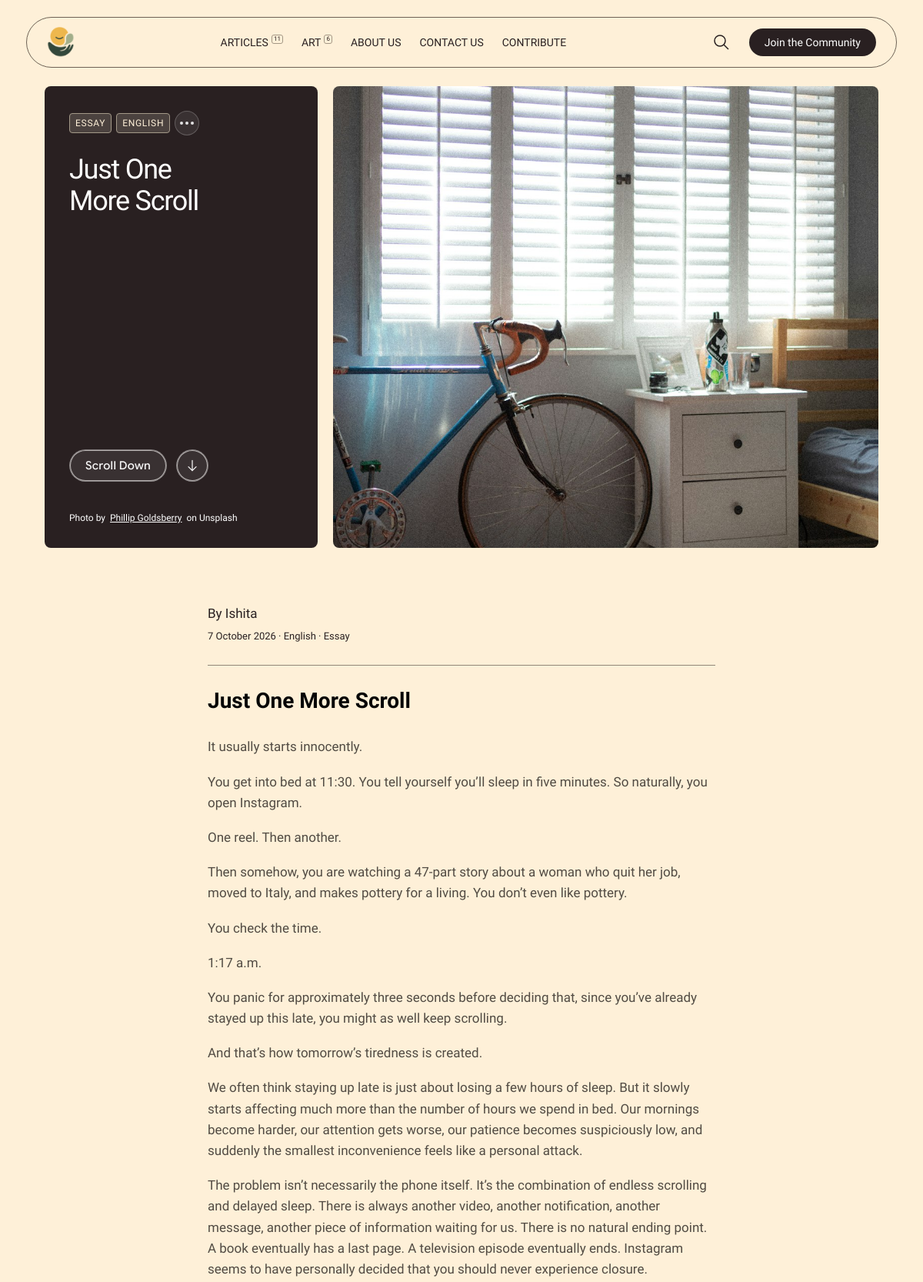
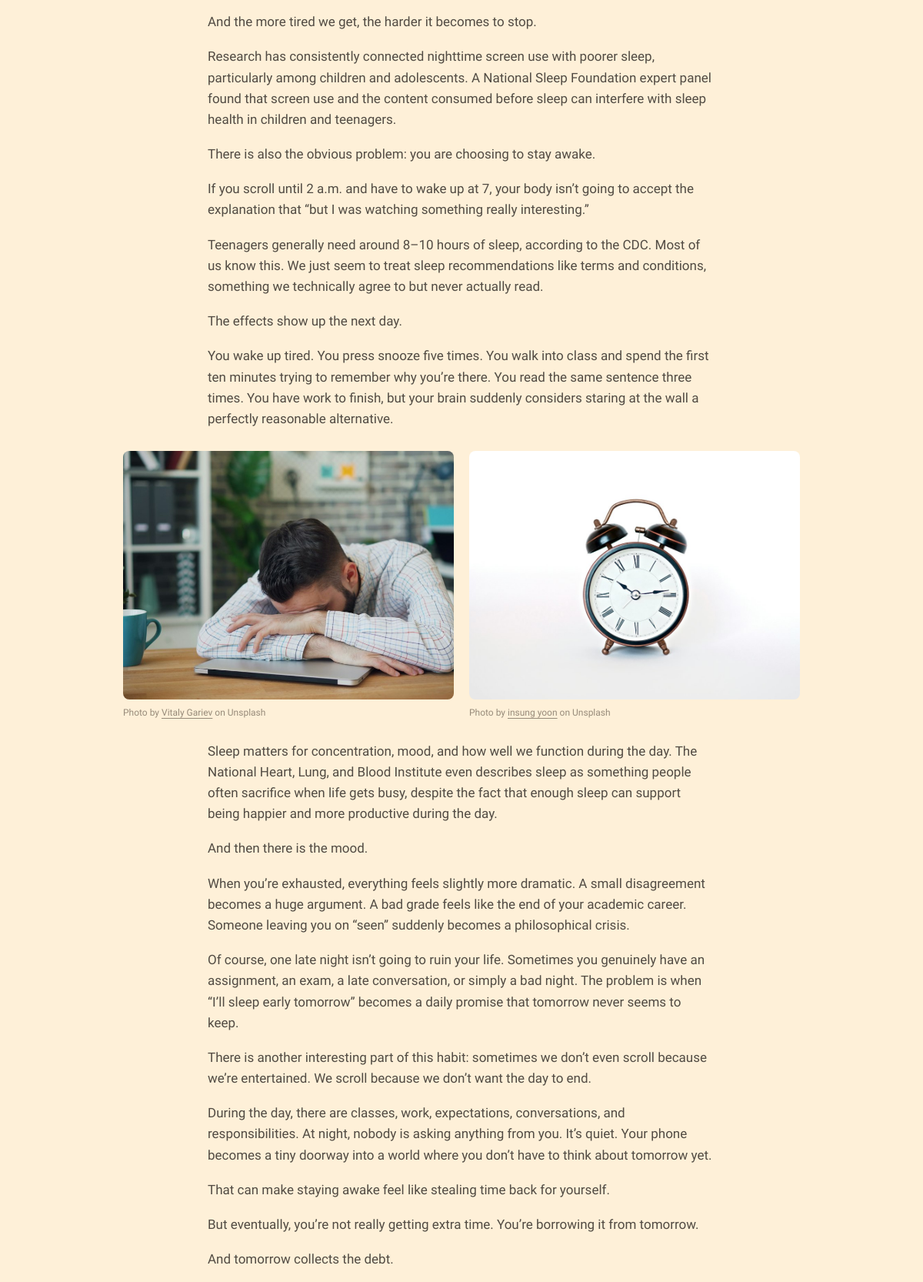
Screenshot of /app/article/1001/ (signed in, upper part) with the database file from the repository (2 pictures, top to bottom).
### alpha/models.py (models this page shows, shortened)
class LandingContent(models.Model):
    ARTICLES = 'articles'
    EVENTS = 'events'
    TOP_PICKS = 'top_picks'
    ART = 'art'
    SECTION_CHOICES = (
        (ARTICLES, 'Articles'),
        (EVENTS, 'Events'),
        (TOP_PICKS, "Editor's Top Picks"),
        (ART, 'Art'),
    )
    section = models.CharField(max_length=16, choices=SECTION_CHOICES, db_index=True)
    title = models.CharField(max_length=255)
    description = models.TextField(blank=True)
    author = models.CharField(max_length=120, blank=True)
    published_at = models.DateField(blank=True, null=True)
    image_url = models.URLField(blank=True)
    link_url = models.URLField(blank=True)
    tags = models.CharField(max_length=255, blank=True, help_text='Comma-separated labels shown on the card.')
    is_published = models.BooleanField(default=False)
    display_order = models.PositiveIntegerField(default=0)
    class Meta:
        ordering = ('display_order', '-published_at', '-id')
    @property
    def tag_list(self):
        return [tag.strip() for tag in self.tags.split(',') if tag.strip()]

### alpha/views.py (the view)
# urls.py: path('app/article/<int:pk>/', article, name='article'),
@login_required
def article(request, pk):
	content = get_object_or_404(
		LandingContent,
		pk=pk,
		is_published=True,
	)
	other_content = LandingContent.objects.filter(is_published=True).exclude(pk=content.pk)
	related_articles = list(other_content.filter(
		section=content.section,
	)[:2]) + list(other_content.exclude(section=content.section)[:2])
	community_voices = CommunityVoice.objects.filter(is_published=True)[:3]
	return render(request, 'article.html', {
		'article': content,
		'related_articles': related_articles,
		'community_voices': community_voices,
	})

### alpha/context_processors.py (called while the page is built)
def community_members(_request):
    return {"community_members": COMMUNITY_MEMBERS}

### templates/article.html (shortened to what this page needs)
{% load static %}
<!DOCTYPE html>
<html lang="{% if 'German' in article.tag_list %}de{% else %}en{% endif %}">
 <head>
  <link href="{% static 'article.css' %}" rel="stylesheet"/>
<link href="{% static 'community-footer.css' %}?v=community-directory-3" rel="stylesheet"/><link href="{% static 'article-ui.css' %}?v=reading-7" rel="stylesheet"/><link href="{% static 'article-library.css' %}?v=library-card-spacing-2" rel="stylesheet"></head>
 <body>
  <article class="article{% if article.section == 'art' %} art-post{% endif %}" data-fid="356:6540">
   {% include 'article-navigation.html' %}
   <div class="article__contents" data-fid="356:6541">
    <div class="article__banner" data-fid="356:6542">
     <div class="article__event-card" data-fid="356:6543">
      <div class="article__event-info-container" data-fid="356:6544">
       <div class="article__event-info" data-fid="356:6545">
        <div class="article__tags-container" data-fid="356:6546">
         {% for tag in article.tag_list|slice:":3" %}<div class="article__tag-container"><p class="article__tag-text">{{ tag }}</p></div>{% empty %}<div class="article__tag-container"><p class="article__tag-text">{{ article.section|title }}</p></div>{% endfor %}<div class="article__more-options" data-fid="356:6553">
          <div class="article__more-options-dots" data-fid="356:6554">
           <div class="article__ellipse-6" data-fid="356:6555">
           </div>
           <div class="article__ellipse-7" data-fid="356:6556">
           </div>
           <div class="article__ellipse-8" data-fid="356:6557">
           </div>
          </div>
         </div>
        </div>
        <p class="article__event-description" data-fid="356:6558">{{ article.title }}</p>
       </div>
       <div class="article__frame-82" data-fid="356:6559">
        <button class="article__action-button-container" data-fid="356:6560" type="button">
         <span class="article__action-button-text" data-fid="356:6561">
          Scroll Down
         </span>
        </button>
        <button class="article__action-button-container-2" aria-label="Scroll to article" data-fid="356:6562" type="button">
         <span class="article__vector" data-fid="356:6563">
          <svg class="reading-scroll-arrow" viewBox="0 0 24 24" fill="none" aria-hidden="true" xmlns="http://www.w3.org/2000/svg"><path d="M12 4v16m-6-6 6 6 6-6" stroke="currentColor" stroke-width="1.5" stroke-linecap="round" stroke-linejoin="round"/></svg>
         </span>
        </button>
       </div>
      </div>
      {% with article.pk|stringformat:"s" as article_id %}{% include "article-credits/"|add:article_id|add:".html" %}{% endwith %}
     </div>
     <div class="article__article-image" style="background-image: url('{% if article.image_url %}{{ article.image_url }}{% else %}{% static 'ArticleImage.png' %}{% endif %}');" data-fid="356:6569">
     </div>
    </div>
    <section id="article-reading" class="article__article-container">
{% with article.pk|stringformat:"s" as article_id %}{% include "article-content/"|add:article_id|add:".html" %}{% endwith %}
</section>
</div></article></body></html>

### static/article-ui.css (style rules this page uses)
html { scroll-behavior: smooth !important; }
.article { width:100% !important; min-height:100vh !important; height:auto !important; background:#fef0d8 !important; overflow:visible !important; font-family:"Google Sans Flex",system-ui,sans-serif !important; }
.article .article__contents { position:static !important; width:min(1372px,calc(100% - 68px)) !important; height:auto !important; margin:0 auto !important; padding:0 0 48px !important; display:flex !important; flex-direction:column !important; align-items:stretch !important; gap:72px !important; }
.article .article__banner { width:100% !important; height:auto !important; display:grid !important; grid-template-columns:minmax(0,1fr) minmax(0,2fr) !important; gap:20px !important; align-items:stretch !important; }
.article .article__event-card { width:100% !important; height:auto !important; min-height:600px !important; padding:32px !important; border-radius:8px !important; background:#292021 !important; display:flex !important; flex-direction:column !important; justify-content:space-between !important; gap:40px !important; box-shadow:none !important; }
.article .article__event-info-container,.article .article__event-info { width:100% !important; height:auto !important; gap:24px !important; }
.article .article__event-description { width:100% !important; height:auto !important; font:400 clamp(30px,3vw,46px)/1.13 "Google Sans Flex",sans-serif !important; color:#fff !important; letter-spacing:-.035em !important; }
.article .article__frame-82 { width:100% !important; height:auto !important; gap:12px !important; }
.article .article__action-button-container,.article .article__action-button-container-2 { box-shadow:inset 0 0 0 1px #b3aead !important; transform:none !important; }
.article .article__article-image { width:100% !important; height:auto !important; min-height:600px !important; background-size:cover !important; background-position:center !important; border-radius:8px !important; box-shadow:none !important; }
.article .article__article-container { width:100% !important; height:auto !important; display:block !important; }
.article [class*="tags-container"] { width:100% !important; height:auto !important; display:flex !important; flex-wrap:wrap !important; gap:6px !important; }
.article [class*="tags-container"] > [class*="tag-container"] { width:auto !important; height:auto !important; padding:3px 7px !important; border:1px solid #a39989 !important; box-shadow:none !important; border-radius:4px !important; }
.article [class*="tags-container"] p { width:auto !important; height:auto !important; font:400 12px/18px "Google Sans Flex",sans-serif !important; }
.article .article__frame-82 { align-items:center !important; }
.article .article__action-button-container-2 .article__vector { width:20px !important; height:20px !important; }
.article .article__action-button-container-2 .reading-scroll-arrow { position:static !important; display:block !important; width:20px !important; height:20px !important; transform:none !important; color:#f6f6f6 !important; }
.article, .article * { font-family:"Google Sans Flex",sans-serif !important; }

### rows the page displays
LandingContent: title "Just One More Scroll", image_url (picture)

### other values shown
{{ tag }} "ESSAY" "ENGLISH"
